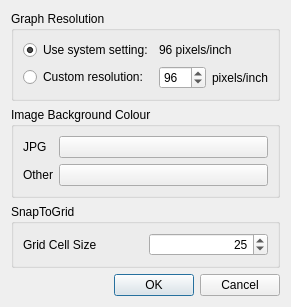
<?xml version="1.0" encoding="UTF-8"?>
<ui version="4.0">
 <class>SettingsDialog</class>
 <widget class="QDialog" name="SettingsDialog">
  <property name="geometry">
   <rect>
    <x>0</x>
    <y>0</y>
    <width>263</width>
    <height>273</height>
   </rect>
  </property>
  <property name="windowTitle">
   <string>Dialog</string>
  </property>
  <layout class="QVBoxLayout" name="verticalLayout">
   <item>
    <widget class="QGroupBox" name="resolutionBox">
     <property name="toolTip">
      <string>&lt;html&gt;&lt;head/&gt;&lt;body&gt;&lt;p&gt;&lt;span style=&quot; font-family:'Calibri','sans-serif'; font-size:11pt;&quot;&gt;Graphic is designed to create graphs so that (for example) a 5&amp;quot; long path is shows as 5&amp;quot; long on your screen.  But Graphic can't always determine the number of pixels per inch on your screen, so you can give the correct value here if needed.&lt;/span&gt;&lt;/p&gt;&lt;/body&gt;&lt;/html&gt;</string>
     </property>
     <property name="title">
      <string>Graph Resolution</string>
     </property>
     <layout class="QGridLayout" name="gridLayout">
      <item row="0" column="0">
       <widget class="QRadioButton" name="defaultButton">
        <property name="text">
         <string>Use system setting:</string>
        </property>
        <property name="checked">
         <bool>true</bool>
        </property>
       </widget>
      </item>
      <item row="0" column="1" colspan="2">
       <widget class="QLabel" name="defaultLabel">
        <property name="text">
         <string>96 pixels/inch</string>
        </property>
       </widget>
      </item>
      <item row="1" column="0">
       <widget class="QRadioButton" name="customButton">
        <property name="text">
         <string>Custom resolution:</string>
        </property>
       </widget>
      </item>
      <item row="1" column="1">
       <widget class="QSpinBox" name="customSpinBox">
        <property name="maximum">
         <number>999</number>
        </property>
        <property name="value">
         <number>96</number>
        </property>
       </widget>
      </item>
      <item row="1" column="2">
       <widget class="QLabel" name="customLabel">
        <property name="text">
         <string>pixels/inch</string>
        </property>
       </widget>
      </item>
     </layout>
    </widget>
   </item>
   <item>
    <widget class="QGroupBox" name="colourBox">
     <property name="title">
      <string>Image Background Colour</string>
     </property>
     <layout class="QFormLayout" name="formLayout">
      <item row="0" column="0">
       <widget class="QLabel" name="jpgBgLabel">
        <property name="text">
         <string>JPG</string>
        </property>
       </widget>
      </item>
      <item row="0" column="1">
       <widget class="QPushButton" name="jpgBgColour">
        <property name="sizePolicy">
         <sizepolicy hsizetype="Minimum" vsizetype="Fixed">
          <horstretch>0</horstretch>
          <verstretch>0</verstretch>
         </sizepolicy>
        </property>
        <property name="text">
         <string/>
        </property>
       </widget>
      </item>
      <item row="1" column="0">
       <widget class="QLabel" name="otherLabel">
        <property name="text">
         <string>Other</string>
        </property>
       </widget>
      </item>
      <item row="1" column="1">
       <widget class="QPushButton" name="otherImageBgColour">
        <property name="sizePolicy">
         <sizepolicy hsizetype="Minimum" vsizetype="Fixed">
          <horstretch>0</horstretch>
          <verstretch>0</verstretch>
         </sizepolicy>
        </property>
        <property name="text">
         <string/>
        </property>
       </widget>
      </item>
     </layout>
    </widget>
   </item>
   <item>
    <widget class="QGroupBox" name="snapToGridBox">
     <property name="title">
      <string>SnapToGrid</string>
     </property>
     <layout class="QHBoxLayout" name="horizontalLayout">
      <item>
       <widget class="QLabel" name="gridCellSizeLabel">
        <property name="sizePolicy">
         <sizepolicy hsizetype="Preferred" vsizetype="Preferred">
          <horstretch>0</horstretch>
          <verstretch>0</verstretch>
         </sizepolicy>
        </property>
        <property name="text">
         <string>Grid Cell Size</string>
        </property>
       </widget>
      </item>
      <item>
       <widget class="QSpinBox" name="gridCellSize">
        <property name="alignment">
         <set>Qt::AlignRight|Qt::AlignTrailing|Qt::AlignVCenter</set>
        </property>
        <property name="minimum">
         <number>2</number>
        </property>
        <property name="value">
         <number>25</number>
        </property>
       </widget>
      </item>
     </layout>
    </widget>
   </item>
   <item>
    <widget class="QDialogButtonBox" name="buttonBox">
     <property name="orientation">
      <enum>Qt::Horizontal</enum>
     </property>
     <property name="standardButtons">
      <set>QDialogButtonBox::Cancel|QDialogButtonBox::Ok</set>
     </property>
    </widget>
   </item>
  </layout>
 </widget>
 <resources/>
 <connections>
  <connection>
   <sender>buttonBox</sender>
   <signal>accepted()</signal>
   <receiver>SettingsDialog</receiver>
   <slot>accept()</slot>
   <hints>
    <hint type="sourcelabel">
     <x>248</x>
     <y>254</y>
    </hint>
    <hint type="destinationlabel">
     <x>157</x>
     <y>274</y>
    </hint>
   </hints>
  </connection>
  <connection>
   <sender>buttonBox</sender>
   <signal>rejected()</signal>
   <receiver>SettingsDialog</receiver>
   <slot>reject()</slot>
   <hints>
    <hint type="sourcelabel">
     <x>316</x>
     <y>260</y>
    </hint>
    <hint type="destinationlabel">
     <x>286</x>
     <y>274</y>
    </hint>
   </hints>
  </connection>
 </connections>
</ui>
